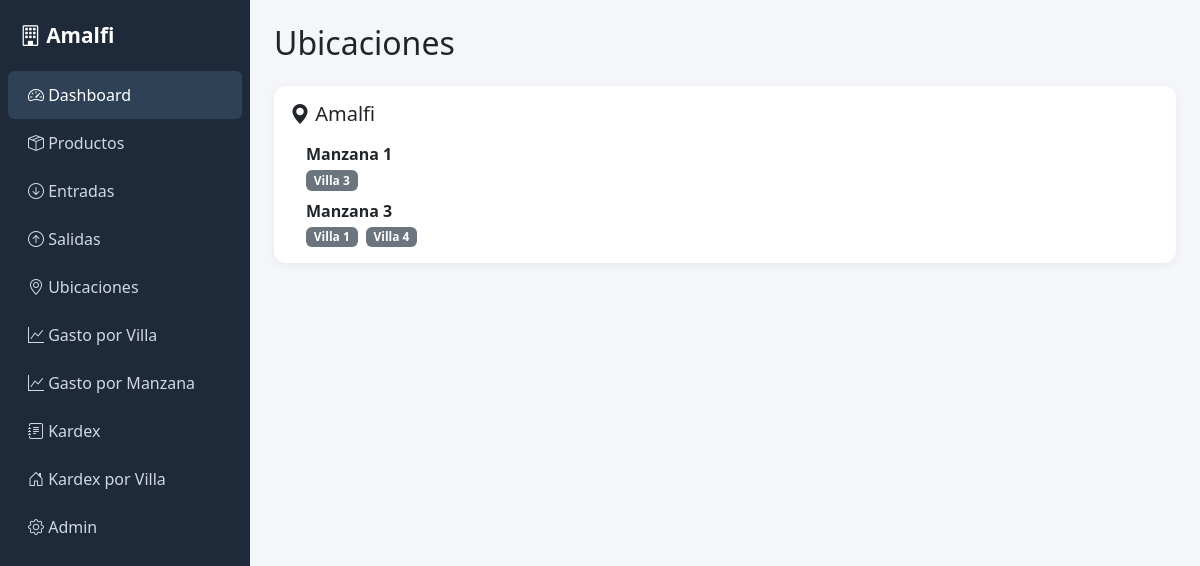
Screenshot of /ubicaciones/ (signed in) with the database file from the repository.
### ubicaciones/models.py (models this page shows, shortened)
class Urbanizacion(models.Model):
    nombre = models.CharField(max_length=100, unique=True)

class Manzana(models.Model):
    numero = models.CharField(max_length=10)
    urbanizacion = models.ForeignKey(Urbanizacion, on_delete=models.CASCADE, related_name='manzanas')
    class Meta:
        unique_together = ('numero', 'urbanizacion')

class Villa(models.Model):
    numero = models.CharField(max_length=10)
    manzana = models.ForeignKey(Manzana, on_delete=models.CASCADE, related_name='villas')
    class Meta:
        unique_together = ('numero', 'manzana')

### ubicaciones/views.py (the view)
# urls.py: path('ubicaciones/', views.lista_ubicaciones, name='lista_ubicaciones'),
@login_required
def lista_ubicaciones(request):
    urbanizaciones = Urbanizacion.objects.prefetch_related('manzanas__villas').all()
    return render(request, 'ubicaciones/lista_ubicaciones.html', {'urbanizaciones': urbanizaciones})

### templates/ubicaciones/lista_ubicaciones.html (shortened to what this page needs)
{% extends 'base.html' %}
{% block content %}
<h2 class="mb-4">Ubicaciones</h2>
{% for urb in urbanizaciones %}
<div class="card card-stat p-3 mb-3">
    <h5><i class="bi bi-geo-alt-fill"></i> {{ urb.nombre }}</h5>
    {% for manzana in urb.manzanas.all %}
        <div class="ms-3 mt-2">
            <strong>Manzana {{ manzana.numero }}</strong>
            <div class="d-flex flex-wrap gap-2 mt-1">
                {% for villa in manzana.villas.all %}
                    <span class="badge bg-secondary">Villa {{ villa.numero }}</span>
                {% empty %}
                    <span class="text-muted small">Sin villas registradas</span>
                {% endfor %}
            </div>
        </div>
    {% empty %}
        <p class="text-muted ms-3">Sin manzanas registradas</p>
    {% endfor %}
</div>
{% empty %}
<p class="text-muted">No hay urbanizaciones registradas. Puedes crearlas desde el <a href="/admin/">panel de administración</a>.</p>
{% endfor %}
{% endblock %}

### templates/base.html (style rules this page uses)
body { background-color: #f4f6f9; }
.card-stat { border: none; border-radius: 12px; box-shadow: 0 2px 10px rgba(0,0,0,0.06); }

### rows the page displays
Urbanizacion: nombre "Amalfi"
Manzana: numero "1"
Villa: numero "3"
Manzana: numero "3"
Villa: numero "1"
Villa: numero "4"
